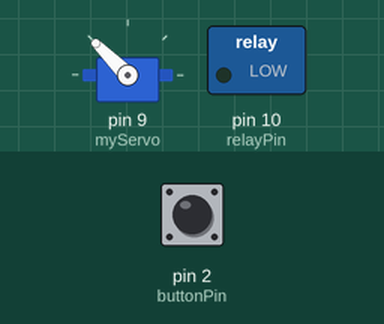
The sketch below on a simulated Arduino Uno, built with avr-gcc and run on an emulated ATmega328P. Parts: servo, switched loads named in the sketch (green lamp = pin HIGH). Inputs (shaded band) come from the test bench; at power-on: pin 2 (buttonPin) LOW. The local clock reads 2024-03-15 10:24:30 at power-on unless the sketch sets it.

Above: at 1.2 s.
1.3 s: pin 2 (buttonPin) pulled HIGH for 0.15 s
At 1.45 s:
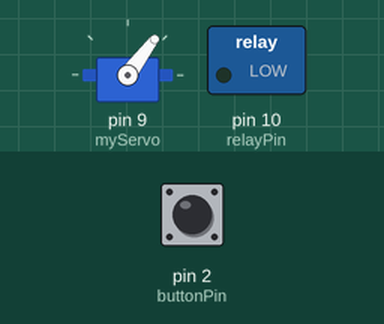
At 2.05 s:
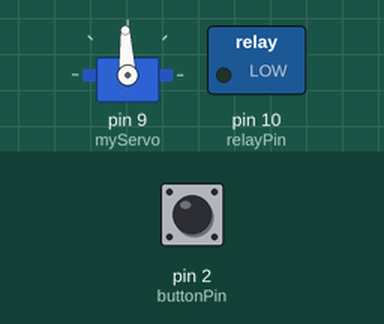
Timing chart, 0 to 4.3 s (numbered marks = the images above; inputs shaded):
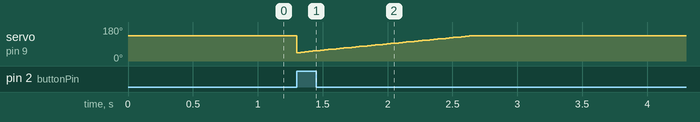

The sketch:

CodeW_RTC.ino
```cpp
#include <Wire.h>
#include "RTClib.h" // Adafruit PCF8523 library
#include <Servo.h>

RTC_PCF8523 rtc; // Create an RTC object
Servo myServo;    // Create a servo object

const int relayPin = 10; // The digital pin connected to the relay module's IN pin
const int buttonPin = 2;  // the number of the pushbutton pin
int buttonState = 0;  // variable for reading the pushbutton status

void setup() {
  Serial.begin(9600);
  Wire.begin(); // Initialize I2C communication

  pinMode(buttonPin, INPUT);

  pinMode(relayPin, OUTPUT); // Set the pin as an output
  digitalWrite(relayPin, LOW); // Initialize the relay to the "off" state

  if (! rtc.begin()) {
    Serial.println("Couldn't find RTC");
    while (1);
  }

  // Uncomment the following line to set the RTC to the compile time
  // rtc.adjust(DateTime(2025, 11, 14, 14, 52, 0)); // (Year, Month, Date, Hour, Minute, Second)

  myServo.attach(9); // Attach the servo to pin 9

}

void loop() {
  DateTime now = rtc.now(); // Get current date and time from RTC
  myServo.write(135); // Sends servo to home upon start

  // read the state of the pushbutton value:
  buttonState = digitalRead(buttonPin);
  // check if the pushbutton is pressed. If it is, the buttonState is HIGH:
  if (buttonState == HIGH) {
  for (int pos = 45; pos <= 135; pos += 1) { // goes from 45 degrees to 135 degrees
myServo.write(pos); // tell servo to go to position in variable 'pos'
delay(15); // waits 15ms for the servo to reach the position
  }
  }
  // FAN START
  if (now.hour() == 16 && now.minute() == 10 && now.second() == 0) {
  digitalWrite(relayPin, HIGH); // Turn the relay on (or off, depending on module)

}
// FAN STOP
  if (now.hour() == 16 && now.minute() == 10 && now.second() == 15) {
  digitalWrite(relayPin, LOW);  // Turn the relay off (or on, depending on module)

 }
  // FEEDER ACTUATE
  // Example: Move servo based on time (e.g., at a specific hour)
  if (now.hour() == 16 && now.minute() == 10 && now.second() == 13) {
  for (int pos = 45; pos <= 135; pos += 1) { // goes from 45 degrees to 135 degrees
myServo.write(pos); // tell servo to go to position in variable 'pos'
delay(15); // waits 15ms for the servo to reach the position

}

  delay(1000); // Wait for a second before checking the time again

  myServo.detach();
}}
```
